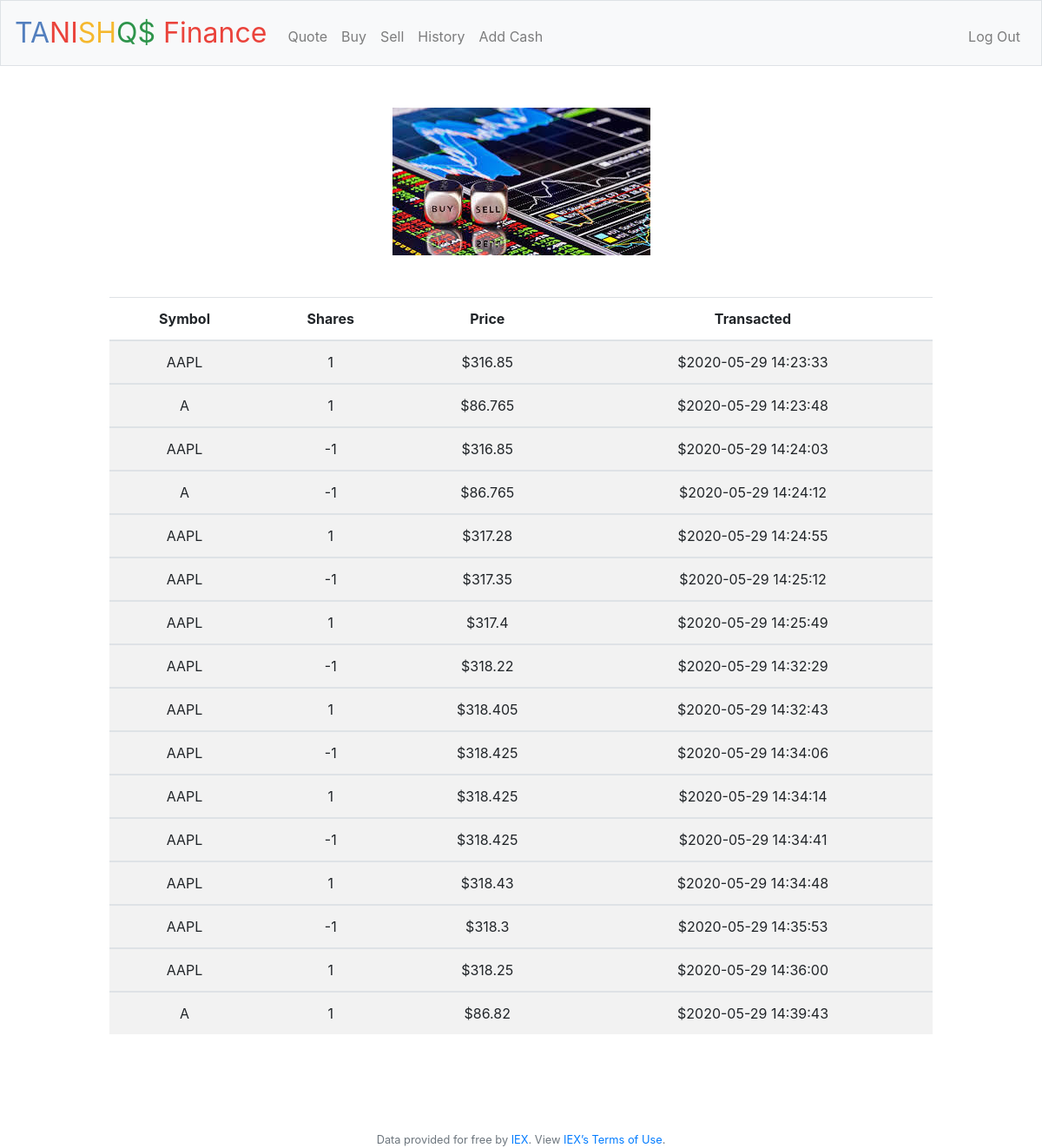
/history (signed in), run on the app's committed database.
### tables this page shows
CREATE TABLE 'hist' ('hist_id' INTEGER NOT NULL, 'symbol' TEXT NOT NULL, 'share' INTEGER NOT NULL, price NUMERIC, 'time' DATETIME, FOREIGN KEY('hist_id') REFERENCES users('id'));

### application.py (the view)
@app.route("/history")
@login_required
def history():
    history = db.execute("SELECT * from hist WHERE hist_id = :user_id", user_id = session["user_id"])
    return render_template("history.html", history = history)

### application.py (called while the page is built)
@app.after_request
def after_request(response):
    response.headers["Cache-Control"] = "no-cache, no-store, must-revalidate"
    response.headers["Expires"] = 0
    response.headers["Pragma"] = "no-cache"
    return response

### helpers.py (called while the page is built)
def login_required(f):
    @wraps(f)
    def decorated_function(*args, **kwargs):
        if session.get("user_id") is None:
            return redirect("/login")
        return f(*args, **kwargs)
    return decorated_function

### templates/history.html (shortened to what this page needs)
{% extends "layout.html" %}
{% block main %}
<img src = "{{ url_for('static', filename='history.jpg') }}" alt = "image of stockshistory">
    <main class="container p-5">
        <table class="table table-striped">
            <thead>
                <tr>
                    <th>Symbol</th>
                    <th>Shares</th>
                    <th>Price</th>
                    <th>Transacted</th>
                </tr>
            </thead>
            {% for row in history %}
                <tbody>
                        <tr>
                            <td>{{ row['symbol'] }}</td>
                            <td>{{ row['share'] }}</td>
                            <td>${{ row['price'] }}</td>
                            <td>${{ row['time'] }}</td>
                        </tr>
            {% endfor %}
                </tbody>
        </table>
    </main>
{% endblock %}

### templates/layout.html (shortened to what this page needs)
<!DOCTYPE html>
<html lang="en">
    <head>
        <link href="https://maxcdn.bootstrapcdn.com/bootstrap/4.1.3/css/bootstrap.min.css" rel="stylesheet">
        <link href="/static/styles.css" rel="stylesheet">
    </head>
    <body>
        <nav class="navbar navbar-expand-md navbar-light bg-light border">
            <a class="navbar-brand" href="/"><span class="blue">TA</span><span class="red">NI</span><span class="yellow">SH</span><span class="green">Q$</span> <span class="red">Finance</span></a>
            <div class="collapse navbar-collapse" id="navbar">
                {% if session.user_id %}
                    <ul class="navbar-nav mr-auto mt-2">
                        <li class="nav-item"><a class="nav-link" href="/quote">Quote</a></li>
                        <li class="nav-item"><a class="nav-link" href="/buy">Buy</a></li>
                        <li class="nav-item"><a class="nav-link" href="/sell">Sell</a></li>
                        <li class="nav-item"><a class="nav-link" href="/history">History</a></li>
                        <li class="nav-item"><a class="nav-link" href="/add">Add Cash</a></li>
                    </ul>
                    <ul class="navbar-nav ml-auto mt-2">
                        <li class="nav-item"><a class="nav-link" href="/logout">Log Out</a></li>
                    </ul>
                {% else %}
                    <ul class="navbar-nav ml-auto mt-2">
                        <li class="nav-item"><a class="nav-link" href="/register">Register</a></li>
                        <li class="nav-item"><a class="nav-link" href="/login">Log In</a></li>
                    </ul>
                {% endif %}
            </div>
        </nav>
        <main class="container p-5">
            {% block main %}{% endblock %}
        </main>
        <footer class="small text-center text-muted">
            Data provided for free by <a href="https://iextrading.com/developer">IEX</a>. View <a href="https://iextrading.com/api-exhibit-a/">IEX’s Terms of Use</a>.
        </footer>
    </body>
</html>

### static/styles.css (style rules this page uses)
nav .navbar-brand { font-size: xx-large; }
nav .navbar-brand .blue { color: #537fbe; }
nav .navbar-brand .red { color: #ea433b; }
nav .navbar-brand .yellow { color: #f5b82e; }
nav .navbar-brand .green { color: #2e944b; }
main { overflow-x: auto; text-align: center; }
main img { max-width: 100%; }

### data on the page
hist: symbol "AAPL", share "1", price "316.85", time "2020-05-29 14:23:33"
hist: symbol "A", share "1", price "86.765", time "2020-05-29 14:23:48"
hist: symbol "AAPL", share "-1", price "316.85", time "2020-05-29 14:24:03"
hist: symbol "A", share "-1", price "86.765", time "2020-05-29 14:24:12"
hist: symbol "AAPL", share "1", price "317.28", time "2020-05-29 14:24:55"
hist: symbol "AAPL", share "-1", price "317.35", time "2020-05-29 14:25:12"
hist: symbol "AAPL", share "1", price "317.4", time "2020-05-29 14:25:49"
hist: symbol "AAPL", share "-1", price "318.22", time "2020-05-29 14:32:29"
hist: symbol "AAPL", share "1", price "318.405", time "2020-05-29 14:32:43"
hist: symbol "AAPL", share "-1", price "318.425", time "2020-05-29 14:34:06"
hist: symbol "AAPL", share "1", price "318.425", time "2020-05-29 14:34:14"
hist: symbol "AAPL", share "-1", price "318.425", time "2020-05-29 14:34:41"
hist: symbol "AAPL", share "1", price "318.43", time "2020-05-29 14:34:48"
hist: symbol "AAPL", share "-1", price "318.3", time "2020-05-29 14:35:53"
hist: symbol "AAPL", share "1", price "318.25", time "2020-05-29 14:36:00"
hist: symbol "A", share "1", price "86.82", time "2020-05-29 14:39:43"
